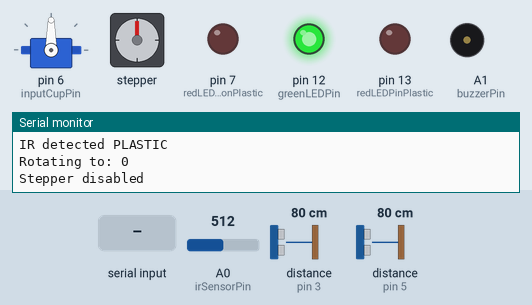
Simulated run of this sketch. Board: Arduino Uno, built with avr-gcc and run on an emulated ATmega328P. Shown: servo, stepper motor, output pins drawn as LEDs (lit = HIGH), buzzer (waves = sounding, pin HIGH), the last lines printed to the serial monitor. Wiring (inferred from the names in the program): ultrasonic range finder: trigger pin 2; echo pin 3. Dashed ring = blinking. The inputs (shaded band) are chosen by the test bench; at power-on: distance to the obstacle (sensors on pin 3, pin 5) 80 cm, A0 (irSensorPin) = 512. The echo pulse lasts 58.3 µs per cm; stepper angles assume 2048 steps per turn; pins used as bus, display or sensor lines are not drawn.

Above: at 1.2 s.
1.3 s: distance to the obstacle (sensor on pin 3) set to 15 cm
At 3.13 s:
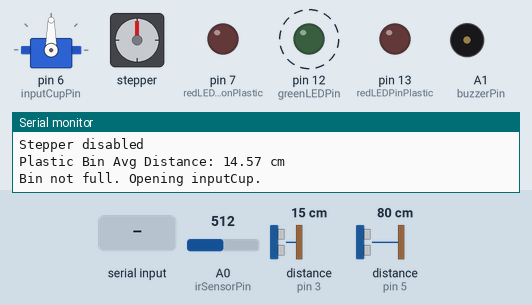
4.3 s: distance to the obstacle (sensor on pin 3) set to 12 cm
At 5.8 s:
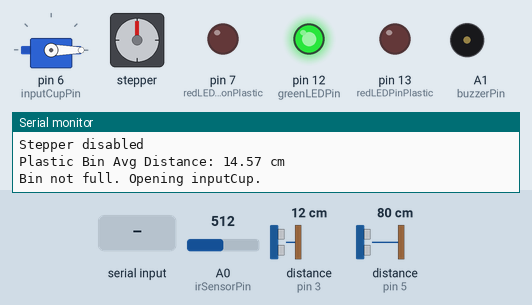
6.5 s: A0 (irSensorPin) set to 0
At 9.67 s:
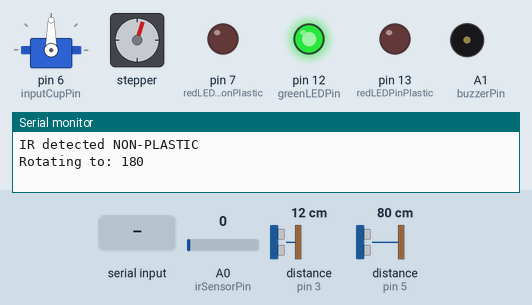
At 12.4 s:
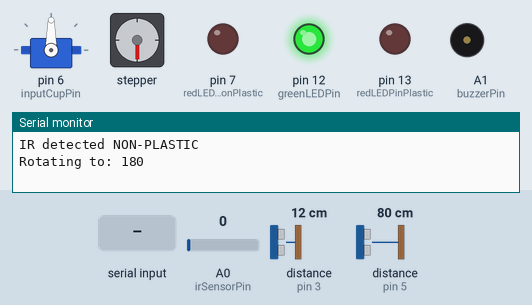
12.5 s: distance to the obstacle (sensor on pin 5) set to 15 cm
15.5 s: distance to the obstacle (sensor on pin 5) set to 12 cm
18.5 s: "open\n" received over Serial
Timing chart, 0 to 27.5 s (numbered marks = the images above; inputs shaded):
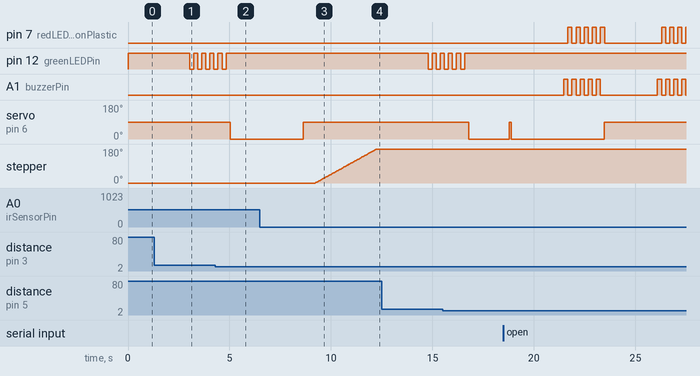

The sketch:

Arduino_FinalCode.ino
```cpp
#include <Stepper.h>
#include <Servo.h>

const int stepsPerRevolution = 2048; // Steps for full 360° rotation
Stepper stepper(stepsPerRevolution, 8, 10, 9, 11); // IN1, IN3, IN2, IN4

Servo inputCup; // Create servo object for input cup
const int inputCupPin = 6; // Define pin connected to servo

int currentAngle = 0; // Track current angle of stepper motor

const int irSensorPin = A0;
const int trigPinPlastic = 2;
const int echoPinPlastic = 3;
const int trigPinNonPlastic = 4;
const int echoPinNonPlastic = 5;

const int greenLEDPin = 12;
const int redLEDPinPlastic = 13;
const int redLEDPinNonPlastic = 7;

const int buzzerPin = A1;  // Added buzzer pin

unsigned long lastIRCheck = 0; // Timestamp for last IR check
const unsigned long irCheckInterval = 500; // Interval to check IR (ms)

unsigned long lastDistancePrint = 0; // Timestamp for last distance print
const unsigned long distancePrintInterval = 500; // Interval to print distance (ms)

bool objectDetected = false; // Track if an object has already been detected

const int filterWindowSize = 5; // Size of window for Finite impulse response (FIR Filter)
float distanceBufferPlastic[filterWindowSize] = {0};
float distanceBufferNonPlastic[filterWindowSize] = {0};
int bufferIndexPlastic = 0;
int bufferIndexNonPlastic = 0;
bool bufferFilledPlastic = false;
bool bufferFilledNonPlastic = false;

const int tolerance = 5; // ±5 tolerance for IR value threshold
String materialStatus = "Empty";

bool isPlasticBinFull = false;
bool isNonPlasticBinFull = false;

// --- Disable Stepper ---
void disableStepper() {
  digitalWrite(8, LOW); digitalWrite(10, LOW);
  digitalWrite(9, LOW); digitalWrite(11, LOW);
  delay(500);
  Serial.println("Stepper disabled");
}

// --- Setup ---
void setup() {
  Serial.begin(9600);
  stepper.setSpeed(10);
  inputCup.attach(inputCupPin);
  inputCup.write(90);

  pinMode(8, OUTPUT); pinMode(10, OUTPUT);
  pinMode(9, OUTPUT); pinMode(11, OUTPUT);
  pinMode(irSensorPin, INPUT);

  pinMode(trigPinPlastic, OUTPUT);
  pinMode(echoPinPlastic, INPUT);
  pinMode(trigPinNonPlastic, OUTPUT);
  pinMode(echoPinNonPlastic, INPUT);

  pinMode(greenLEDPin, OUTPUT);
  pinMode(redLEDPinPlastic, OUTPUT);
  pinMode(redLEDPinNonPlastic, OUTPUT);

  pinMode(buzzerPin, OUTPUT); // Initialize buzzer pin

  digitalWrite(greenLEDPin, HIGH);
  digitalWrite(redLEDPinPlastic, LOW);
  digitalWrite(redLEDPinNonPlastic, LOW);
  digitalWrite(buzzerPin, LOW); // Ensure buzzer off initially

  Serial.println("Setup complete");
}

// --- Stepper Rotation ---
void rotateTo(int targetAngle) {
  Serial.print("Rotating to: "); Serial.println(targetAngle);
  int stepTarget = map(targetAngle, 0, 360, 0, stepsPerRevolution);
  int stepCurrent = map(currentAngle, 0, 360, 0, stepsPerRevolution);
  int stepsToMove = stepTarget - stepCurrent;

  stepper.step(stepsToMove);
  currentAngle = targetAngle;
  disableStepper();
}

// --- Distance Measurement ---
float measureDistance(int trigPin, int echoPin) {
  digitalWrite(trigPin, LOW); delayMicroseconds(2);
  digitalWrite(trigPin, HIGH); delayMicroseconds(10);
  digitalWrite(trigPin, LOW);
  long duration = pulseIn(echoPin, HIGH);
  return duration * 0.034 / 2;
}

// --- Apply filter to smooth out sensor data, (Finite impulse response, FIR Filter) ---
float updateDistanceBuffer(float newReading, float* buffer, int& index, bool& filled) {
  buffer[index] = newReading;
  index = (index + 1) % filterWindowSize;
  if (index == 0) filled = true;
  int count = filled ? filterWindowSize : index;
  float sum = 0;
  for (int i = 0; i < count; i++) sum += buffer[i];
  return sum / count;
}

// --- Get average distance over 1 second for stable value, Time-based Arithmetic Mean ---
float measureAverageDistanceForBin(int trigPin, int echoPin) {
  const unsigned long duration = 1000;
  unsigned long start = millis();
  float sum = 0;
  int count = 0;

  while (millis() - start < duration) {
    float d = measureDistance(trigPin, echoPin);
    sum += d; count++;
    delay(50);
  }

  return (count > 0) ? (sum / count) : 0;
}

// --- Blink LED with Buzzer ---
void blinkLED(int pin, int times = 3, int delayMs = 200) {
  bool isRedLED = (pin == redLEDPinPlastic) || (pin == redLEDPinNonPlastic);

  for (int i = 0; i < times; i++) {
    digitalWrite(pin, LOW);
    if (isRedLED) digitalWrite(buzzerPin, HIGH); // Turn buzzer ON during red LED ON
    delay(delayMs);
    digitalWrite(pin, HIGH);
    if (isRedLED) digitalWrite(buzzerPin, LOW);  // Turn buzzer OFF during red LED OFF
    delay(delayMs);
  }
}

// --- Sorting Logic ---
void processSorting(String type) {
  int targetAngle = (type == "plastic") ? 0 : 180;
  rotateTo(targetAngle);
  delay(1000);

  float averageDistance;
  if (type == "plastic") {
    averageDistance = measureAverageDistanceForBin(trigPinPlastic, echoPinPlastic);
    Serial.print("Plastic Bin Avg Distance: ");
  } else {
    averageDistance = measureAverageDistanceForBin(trigPinNonPlastic, echoPinNonPlastic);
    Serial.print("Non-Plastic Bin Avg Distance: ");
  }

  Serial.print(averageDistance); Serial.println(" cm");

  if (averageDistance >= 0 && averageDistance <= 13) {
    Serial.println("Bin is full.");
    if (type == "plastic") {
      blinkLED(redLEDPinPlastic, 5);
      digitalWrite(redLEDPinPlastic, HIGH);
      isPlasticBinFull = true;
    } else {
      blinkLED(redLEDPinNonPlastic, 5);
      digitalWrite(redLEDPinNonPlastic, HIGH);
      isNonPlasticBinFull = true;
    }
    return;
  }

  // Bin not full
  Serial.println("Bin not full. Opening inputCup.");
  blinkLED(greenLEDPin, 5);
  inputCup.write(0);

  while (true) {
    int irVal = analogRead(irSensorPin);
    if (irVal < 1 || irVal > (740 + tolerance)) break;
    delay(200);
  }

  delay(2000);
  inputCup.write(90);
}

// --- IR Sensor Handling with Empirical Optimization ---
void handleIRSensor() {
  int irValue = analogRead(irSensorPin);

  if (!objectDetected) {
    if (irValue >= (300 - tolerance) && irValue <= (740 + tolerance)) {
      Serial.println("IR detected PLASTIC");
      materialStatus = "Plastic";
      objectDetected = true;

      if (!isPlasticBinFull) {
        processSorting("plastic");
      } else {
        Serial.println("Plastic bin still full, waiting...");
      }
    } else if (irValue >= (1 - tolerance) && irValue < (299 + tolerance)) {
      Serial.println("IR detected NON-PLASTIC");
      materialStatus = "Non-Plastic";
      objectDetected = true;

      if (!isNonPlasticBinFull) {
        processSorting("nonplastic");
      } else {
        Serial.println("Non-plastic bin still full, waiting...");
      }
    } else {
      materialStatus = "Empty";
    }
  } else {
    // Recheck if bin is no longer full and object is still present
    if (irValue >= (300 - tolerance) && irValue <= (740 + tolerance) && !isPlasticBinFull && materialStatus == "Plastic") {
      Serial.println("Plastic bin is now available, continuing...");
      processSorting("plastic");
    } else if (irValue >= (1 - tolerance) && irValue < (299 + tolerance) && !isNonPlasticBinFull && materialStatus == "Non-Plastic") {
      Serial.println("Non-plastic bin is now available, continuing...");
      processSorting("nonplastic");
    }

    if (irValue < 1 || irValue > 741) {
      objectDetected = false;
      inputCup.write(90);
      materialStatus = "Empty";
    }
  }
}

// --- Main Loop ---
void loop() {
  if (Serial.available() > 0) {
    String command = Serial.readStringUntil('\n');
    command.trim();
    Serial.print("Received: ");
    Serial.println(command);

    if (command == "plastic") {
      Serial.println("Manual command: PLASTIC");
      materialStatus = "Plastic";
      processSorting("plastic");
    } else if (command == "nonplastic") {
      Serial.println("Manual command: NON-PLASTIC");
      materialStatus = "Non-Plastic";
      processSorting("nonplastic");
    } else if (command == "open") {
      Serial.println("Manual command: OPEN INPUTCUP");
      inputCup.write(0);
    } else if (command == "close") {
      Serial.println("Manual command: CLOSE INPUTCUP");
      inputCup.write(90);
    } else {
      Serial.print("Unknown command: ");
      Serial.println(command);
    }
  }

  if (millis() - lastIRCheck >= irCheckInterval) {
    lastIRCheck = millis();
    handleIRSensor();
  }

  if (millis() - lastDistancePrint >= distancePrintInterval) {
    lastDistancePrint = millis();

    float rawDistancePlastic = measureDistance(trigPinPlastic, echoPinPlastic);
    float filteredDistancePlastic = updateDistanceBuffer(rawDistancePlastic, distanceBufferPlastic, bufferIndexPlastic, bufferFilledPlastic);
    float rawDistanceNonPlastic = measureDistance(trigPinNonPlastic, echoPinNonPlastic);
    float filteredDistanceNonPlastic = updateDistanceBuffer(rawDistanceNonPlastic, distanceBufferNonPlastic, bufferIndexNonPlastic, bufferFilledNonPlastic);
    int currentIR = analogRead(irSensorPin);

    // Reset red LED if bin is no longer full
    if (filteredDistancePlastic > 13 && isPlasticBinFull) {
      digitalWrite(redLEDPinPlastic, LOW);
      isPlasticBinFull = false;
    }
    if (filteredDistanceNonPlastic > 13 && isNonPlasticBinFull) {
      digitalWrite(redLEDPinNonPlastic, LOW);
      isNonPlasticBinFull = false;
    }

    Serial.print("RAW_PLASTIC:");
    Serial.print(rawDistancePlastic, 1);
    Serial.print(",FILTERED_PLASTIC:");
    Serial.print(filteredDistancePlastic, 1);
    Serial.print(",RAW_NONPLASTIC:");
    Serial.print(rawDistanceNonPlastic, 1);
    Serial.print(",FILTERED_NONPLASTIC:");
    Serial.print(filteredDistanceNonPlastic, 1);
    Serial.print(",IR:");
    Serial.print(currentIR);
    Serial.print(",STATUS:");
    Serial.println(materialStatus);

  }
}
```

Measured:
- the behaviour switches between 14 and 13 cm on distance to the obstacle (sensor on pin 3) (found by bisection; images 1 and 2)
- after the input at 6.5 s, servo on pin 6 (inputCupPin): 0° → 90° after 2.1 s; stepper: keeps turning clockwise at about 60°/s, starting after 2.7 s
- by itself, pin 12 (greenLEDPin): alternates HIGH for 0.20 s and LOW for 0.20 s, 6 changes in all, then stays HIGH
